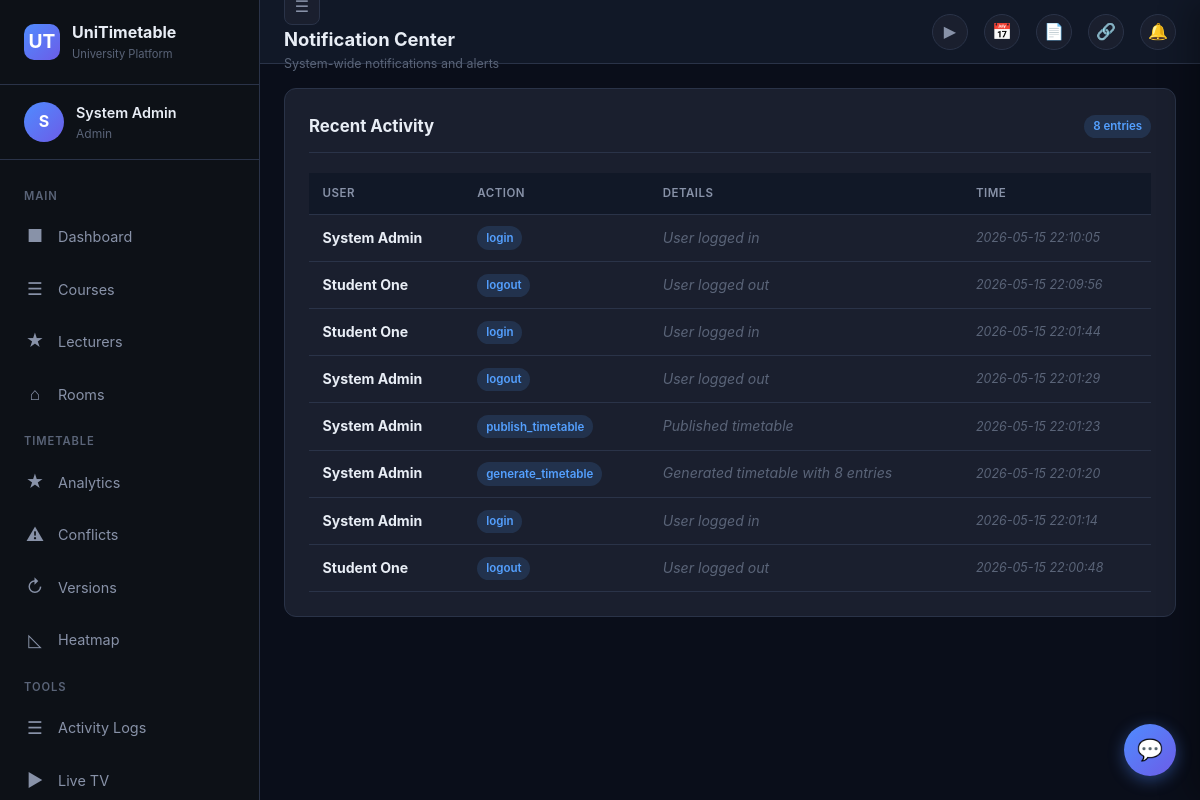
The app's page /admin/notifications (signed in) with its own data.
### tables this page shows
CREATE TABLE users (
            id INTEGER PRIMARY KEY AUTOINCREMENT,
            username TEXT UNIQUE NOT NULL,
            password TEXT NOT NULL,
            role TEXT NOT NULL CHECK(role IN ('lecturer','admin','student')),
            full_name TEXT NOT NULL,
            email TEXT,
            phone TEXT,
            department_id INTEGER REFERENCES departments(id),
            is_active INTEGER DEFAULT 1,
            created_at TIMESTAMP DEFAULT CURRENT_TIMESTAMP
        );

CREATE TABLE activity_logs (
            id INTEGER PRIMARY KEY AUTOINCREMENT,
            user_id INTEGER REFERENCES users(id),
            action TEXT NOT NULL,
            details TEXT,
            entity_type TEXT,
            entity_id INTEGER,
            ip_address TEXT,
            timestamp TIMESTAMP DEFAULT CURRENT_TIMESTAMP
        );

### app.py (the view)
@app.route('/admin/notifications')
@login_required
@role_required('admin')
def admin_notifications():
    logs = get_activity_logs(200)
    return render_template('admin_notifications.html', logs=logs)

### app.py (called while the page is built)
def login_required(f):
    @wraps(f)
    def decorated(*args, **kwargs):
        if 'user_id' not in session:
            if request.is_json:
                return jsonify({'error': 'Unauthorized'}), 401
            return redirect(url_for('login'))
        return f(*args, **kwargs)
    return decorated

def role_required(*roles):
    def decorator(f):
        @wraps(f)
        def decorated(*args, **kwargs):
            if session.get('role') not in roles:
                if request.is_json:
                    return jsonify({'error': 'Forbidden'}), 403
                return redirect(url_for('dashboard'))
            return f(*args, **kwargs)
        return decorated
    return decorator

def add_notification_count(context):
    if 'user_id' in session:
        context['unread_count'] = get_unread_count(session['user_id'])
    return context

@app.context_processor
def inject_globals():
    ctx = {'now': datetime.now()}
    return add_notification_count(ctx)

@app.before_request
def ensure_db():
    if not hasattr(app, '_db_initialized'):
        init_db()
        seed_data()
        app._db_initialized = True

### models.py (called while the page is built)
def get_db():
    conn = sqlite3.connect(DB_PATH, timeout=10)
    conn.row_factory = sqlite3.Row
    conn.execute("PRAGMA foreign_keys = ON")
    conn.execute("PRAGMA journal_mode=WAL")
    return conn

### notifications.py (called while the page is built)
def get_unread_count(user_id):
    db = get_db()
    row = db.execute("SELECT COUNT(*) as count FROM notifications WHERE user_id=? AND read=0", (user_id,)).fetchone()
    db.close()
    return row['count'] if row else 0

def get_activity_logs(limit=100):
    db = get_db()
    rows = db.execute("""
        SELECT al.*, u.full_name as user_name
        FROM activity_logs al
        JOIN users u ON al.user_id = u.id
        ORDER BY al.timestamp DESC LIMIT ?
    """, (limit,)).fetchall()
    db.close()
    return [dict(r) for r in rows]

### templates/admin_notifications.html (shortened to what this page needs)
{% extends "base.html" %}
{% block page_title %}Notification Center{% endblock %}
{% block page_subtitle %}System-wide notifications and alerts{% endblock %}
{% block content %}
<div class="card">
    <div class="card-header">
        <h3>Recent Activity</h3>
        <span class="badge badge-info">{{ logs|length }} entries</span>
    </div>
    {% if logs %}
    <div class="table-wrapper" style="max-height:500px;overflow-y:auto">
        <table>
            <thead>
                <tr><th>User</th><th>Action</th><th>Details</th><th>Time</th></tr>
            </thead>
            <tbody>
                {% for log in logs %}
                <tr>
                    <td><strong>{{ log.user_name }}</strong></td>
                    <td><span class="badge badge-info">{{ log.action }}</span></td>
                    <td class="text-muted">{{ log.details }}</td>
                    <td class="text-muted" style="font-size:0.78rem">{{ log.timestamp[:19] }}</td>
                </tr>
                {% endfor %}
            </tbody>
        </table>
    </div>
    {% else %}
    <div class="empty-state"><div class="empty-icon">&#128276;</div><h3>No activity</h3></div>
    {% endif %}
</div>
{% endblock %}

### templates/base.html (shortened to what this page needs)
<!DOCTYPE html>
<html lang="en">
<head>
    <link rel="stylesheet" href="/static/style.css">
</head>
<body>
    <div class="app-layout">
        {% if session.user_id %}
        <aside class="sidebar" id="sidebar">
            <div class="sidebar-brand">
                <div class="logo">UT</div>
                <div>
                    <h2>UniTimetable</h2>
                    <small>University Platform</small>
                </div>
            </div>
            <div class="sidebar-user">
                <div class="avatar">{{ session.full_name[:1] }}</div>
                <div class="user-info">
                    <div class="name">{{ session.full_name }}</div>
                    <div class="role">{{ session.role|title }}</div>
                </div>
            </div>
            <nav class="sidebar-nav">
                {% if session.role == 'admin' %}
                <div class="nav-section">Main</div>
                <a href="{{ url_for('dashboard') }}" class="{{ 'active' if request.endpoint == 'dashboard' }}">
                    <span class="nav-icon">&#9632;</span> Dashboard
                </a>
                <a href="{{ url_for('admin_courses') }}" class="{{ 'active' if request.endpoint == 'admin_courses' }}">
                    <span class="nav-icon">&#9776;</span> Courses
                </a>
                <a href="{{ url_for('admin_lecturers') }}" class="{{ 'active' if request.endpoint == 'admin_lecturers' }}">
                    <span class="nav-icon">&#9733;</span> Lecturers
                </a>
                <a href="{{ url_for('admin_rooms') }}" class="{{ 'active' if request.endpoint == 'admin_rooms' }}">
                    <span class="nav-icon">&#8962;</span> Rooms
                </a>
                <div class="nav-section">Timetable</div>
                <a href="{{ url_for('admin_analytics') }}" class="{{ 'active' if request.endpoint == 'admin_analytics' }}">
                    <span class="nav-icon">&#9733;</span> Analytics
                </a>
                <a href="{{ url_for('admin_conflicts') }}" class="{{ 'active' if request.endpoint == 'admin_conflicts' }}">
                    <span class="nav-icon">&#9888;</span> Conflicts
                </a>
                <a href="{{ url_for('admin_versions') }}" class="{{ 'active' if request.endpoint == 'admin_versions' }}">
                    <span class="nav-icon">&#8635;</span> Versions
                </a>
                <a href="{{ url_for('admin_heatmap') }}" class="{{ 'active' if request.endpoint == 'admin_heatmap' }}">
                    <span class="nav-icon">&#9722;</span> Heatmap
                </a>
                <div class="nav-section">Tools</div>
                <a href="{{ url_for('admin_activity_logs') }}" class="{{ 'active' if request.endpoint == 'admin_activity_logs' }}">
                    <span class="nav-icon">&#9776;</span> Activity Logs
                </a>
                <a href="{{ url_for('admin_live_tv') }}" class="{{ 'active' if request.endpoint == 'admin_live_tv' }}">
                    <span class="nav-icon">&#9654;</span> Live TV
                </a>
                {% elif session.role == 'student' %}
                <div class="nav-section">Main</div>
                <a href="{{ url_for('dashboard') }}" class="{{ 'active' if request.endpoint == 'dashboard' }}">
                    <span class="nav-icon">&#9632;</span> My Timetable
                </a>
                {% endif %}
            </nav>
        </aside>
        {% endif %}
        <div class="main-content">
            {% if session.user_id %}
            <header class="top-header">
                <div class="page-title">
                    <button class="header-btn hide-desktop" onclick="toggleSidebar()" style="margin-right:0.75rem;border-radius:var(--radius-sm);">&#9776;</button>
                    <h1>{% block page_title %}Dashboard{% endblock %}</h1>
                    <p>{% block page_subtitle %}{% endblock %}</p>
                </div>
                <div class="header-actions">
                    <button class="header-btn" onclick="toggleLiveTV()" title="Live TV Display">&#9654;</button>
                    <button class="header-btn" onclick="exportICS()" title="Export to Google Calendar">&#128197;</button>
                    <button class="header-btn" onclick="exportCSV()" title="Export to CSV">&#128196;</button>
                    <button class="header-btn" onclick="shareTimetable()" title="Share Timetable">&#128279;</button>
                    <button class="header-btn hide-mobile" onclick="toggleNotifPanel()">
                        &#128276;
                    </button>
                </div>
            </header>
            {% endif %}
            <div class="content-area">
                {% block content %}{% endblock %}
            </div>
        </div>
    </div>
    {% if session.user_id %}
    <button class="chatbot-btn" id="chatbotBtn" onclick="toggleChatbot()">&#128172;</button>
            {% set days = ['Monday','Tuesday','Wednesday','Thursday','Friday'] %}
    {% endif %}
</body>
</html>

### records on screen
users: full_name "System Admin"
activity_logs: user_name "System Admin", action "login", details "User logged in", timestamp "2026-05-15 22:10:05"
activity_logs: user_name "Student One", action "logout", details "User logged out", timestamp "2026-05-15 22:09:56"
activity_logs: user_name "Student One", action "login", details "User logged in", timestamp "2026-05-15 22:01:44"
activity_logs: user_name "System Admin", action "logout", details "User logged out", timestamp "2026-05-15 22:01:29"
activity_logs: user_name "System Admin", action "publish_timetable", details "Published timetable", timestamp "2026-05-15 22:01:23"
activity_logs: user_name "System Admin", action "generate_timetable", details "Generated timetable with 8 entries", timestamp "2026-05-15 22:01:20"
activity_logs: user_name "System Admin", action "login", details "User logged in", timestamp "2026-05-15 22:01:14"
activity_logs: user_name "Student One", action "logout", details "User logged out", timestamp "2026-05-15 22:00:48"

### other values on screen
{{ session.full_name[:1] }} "S"
{{ session.role|title }} "Admin"
{{ logs|length }} "8"
